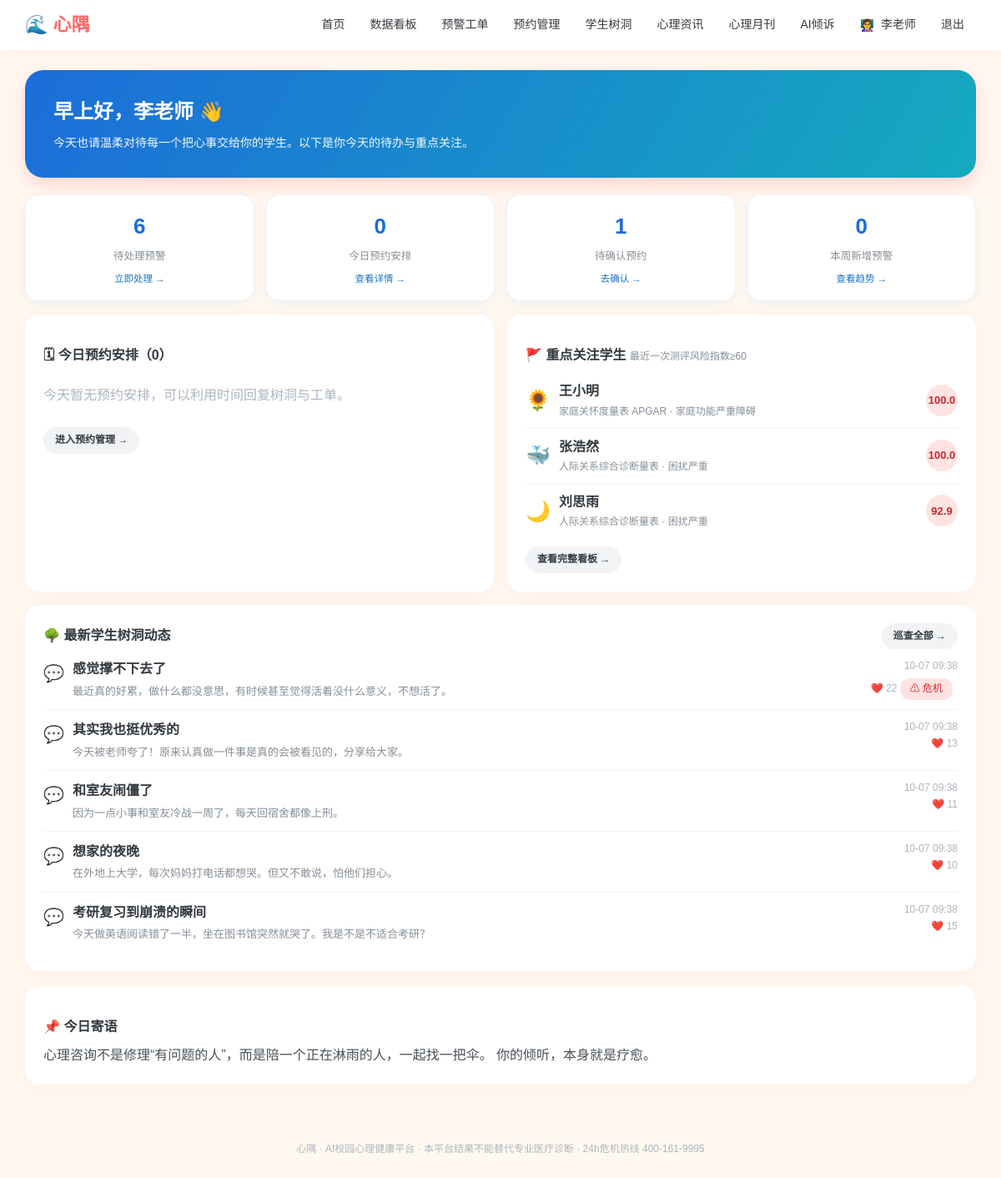
The page /teacher_home (signed in) on the database as committed earlier.
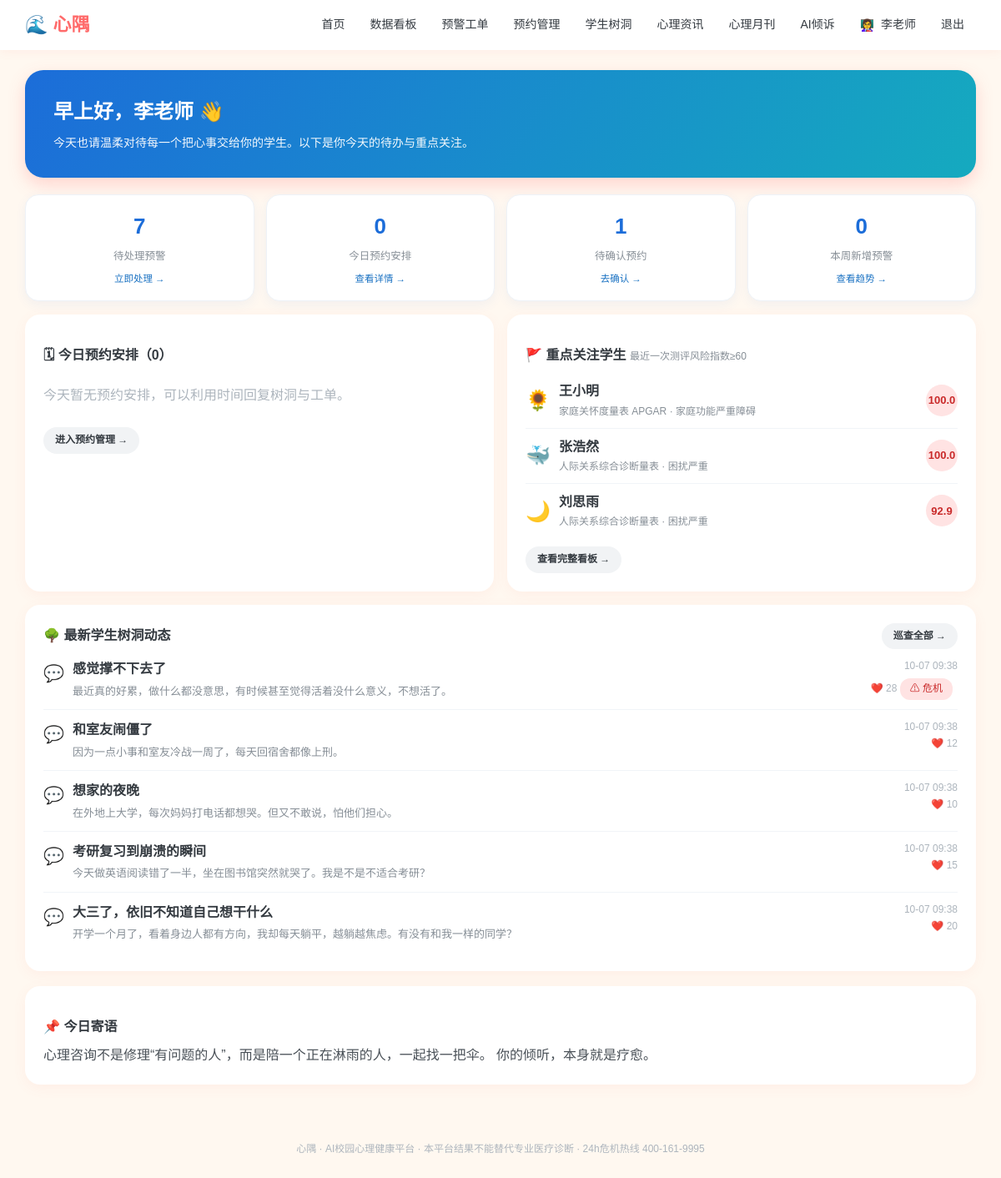
The same page on the database as committed later.
### models.py (models this page shows, shortened)
class User(db.Model):
    __tablename__ = "users"
    id = db.Column(db.Integer, primary_key=True)
    username = db.Column(db.String(64), unique=True, nullable=False)
    password_hash = db.Column(db.String(256), nullable=False)
    role = db.Column(db.String(16), default="student")   #student/counselor
    real_name = db.Column(db.String(64), default="")
    gender = db.Column(db.String(8), default="")
    grade = db.Column(db.String(32), default="")
    major = db.Column(db.String(64), default="")
    phone = db.Column(db.String(32), default="")
    avatar = db.Column(db.String(16), default="🌻")
    avatar_type = db.Column(db.String(16), default="emoji")   #emoji/upload
    avatar_file = db.Column(db.String(128), default="")       #本地上传头像文件名
    profile_completed = db.Column(db.Boolean, default=False)  #首次登录是否已完成基本信息
    qualification_no = db.Column(db.String(64), default="")   # 注册系统编号/证书编号
    qualification_verified = db.Column(db.Boolean, default=False)
    student_id = db.Column(db.String(32), default="")
    school = db.Column(db.String(128), default="")
    college = db.Column(db.String(128), default="")
    class_name = db.Column(db.String(64), default="")
    enrollment_year = db.Column(db.String(8), default="")
    education_level = db.Column(db.String(32), default="")
    student_status = db.Column(db.String(32), default="")
    employee_id = db.Column(db.String(32), default="")
    teacher_title = db.Column(db.String(64), default="")
    department = db.Column(db.String(128), default="")
    qualification = db.Column(db.String(256), default="")
    intro = db.Column(db.String(512), default="")
    created_at = db.Column(db.DateTime, default=datetime.now)

class Assessment(db.Model):
    __tablename__ = "assessments"
    id = db.Column(db.Integer, primary_key=True)
    user_id = db.Column(db.Integer, db.ForeignKey("users.id"))
    scale_code = db.Column(db.String(32))
    answers = db.Column(db.Text)
    score = db.Column(db.Integer, default=0)
    level = db.Column(db.String(32), default="")
    advice = db.Column(db.Text, default="")
    created_at = db.Column(db.DateTime, default=datetime.now)

class TreePost(db.Model):
    __tablename__ = "tree_posts"
    id = db.Column(db.Integer, primary_key=True)
    user_id = db.Column(db.Integer, db.ForeignKey("users.id"))
    nickname = db.Column(db.String(64), default="匿名同学")
    title = db.Column(db.String(128))
    content = db.Column(db.Text)
    tags = db.Column(db.String(128), default="")
    likes = db.Column(db.Integer, default=0)
    media_kind = db.Column(db.String(16), default="")   #image/audio/video
    media_url = db.Column(db.String(256), default="")
    crisis_flag = db.Column(db.Boolean, default=False)
    hidden = db.Column(db.Boolean, default=False, server_default="0")    #学生端仅自己可见
    created_at = db.Column(db.DateTime, default=datetime.now)

### app.py (the view)
@app.route("/teacher_home")
@login_required(role="counselor")
def teacher_home(u):
    open_cnt = Alert.query.filter_by(status="open").count()
    today = datetime.now().strftime("%Y-%m-%d")
    today_appts = Appointment.query.filter_by(counselor_id=u.id, date=today).all()
    today_cnt = len(today_appts)
    pending_cnt = Appointment.query.filter_by(counselor_id=u.id, status="pending").count()
    week_start = (datetime.now() - timedelta(days=datetime.now().weekday())).replace(hour=0, minute=0, second=0, microsecond=0)
    week_alerts = Alert.query.filter(Alert.created_at >= week_start).count()
    latest = {}
    for a in Assessment.query.order_by(Assessment.created_at.desc()).all():
        latest.setdefault((a.user_id, a.scale_code), a)
    risk_rows = {}
    for (uid, code), a in latest.items():
        ri = engine.scale_risk_index(code, a.score)
        if ri is None:
            continue
        old = risk_rows.get(uid)
        if not old or ri > old["risk"]:
            risk_rows[uid] = {"risk": ri, "code": code, "level": a.level}
    focus = []
    for uid, r in risk_rows.items():
        if r["risk"] >= 60:
            s = db.session.get(User, uid)
            if s:
                focus.append({"name": s.real_name or s.username, "avatar": s.avatar or "🌻","scale": engine.SCALES.get(r["code"], {}).get("name", r["code"]),
                              "risk": r["risk"], "level": r["level"] or "—", "sid": uid})
    focus.sort(key=lambda x: -x["risk"])
    focus = focus[:6]
    latest_posts = TreePost.query.order_by(TreePost.created_at.desc()).limit(5).all()
    return render_template("teacher_home.html", u=u, open_cnt=open_cnt,today_appts=today_appts, today_cnt=today_cnt,pending_cnt=pending_cnt, week_alerts=week_alerts,
                           focus=focus, latest_posts=latest_posts)

### app.py (called while the page is built)
def login_required(role=None):
    def decor(f):
        @wraps(f)
        def wrapper(*args,**kwargs):
            uid = session.get("uid")
            if not uid:
                return redirect(url_for("login", next=request.path))
            u = db.session.get(User, uid)
            if not u:
                session.clear()
                return redirect(url_for("login"))
            if not u.profile_completed and request.endpoint not in (
                    "profile", "logout", "static", "avatar_upload"):
                flash("首次登录请先完善你的基本信息", "warn")
                return redirect(url_for("profile"))
            if role and u.role != role:
                flash("该页面需要相应权限", "warn")
                return redirect(url_for("index"))
            return f(u, *args, **kwargs)
        return wrapper
    return decor

### templates/teacher_home.html (shortened to what this page needs)
{% extends "base.html" %}
{% block body %}
<div class="hero-banner" style="background:linear-gradient(120deg,#1c6dd9,#15aabf)">
  <h1>{{ '早上好' if now.hour<12 else ('下午好' if now.hour<18 else '晚上好') }}，{{ u.real_name or u.username }} 👋</h1>
  <p>今天也请温柔对待每一个把心事交给你的学生。以下是你今天的待办与重点关注。</p>
</div>
<div class="th-stats">
  <a class="th-stat th-stat-link" href="{{ url_for('alerts') }}">
    <b>{{ open_cnt }}</b><span>待处理预警</span>
    <small>立即处理 →</small></a>
  <a class="th-stat th-stat-link" href="{{ url_for('manage_booking') }}">
    <b>{{ today_cnt }}</b><span>今日预约安排</span>
    <small>查看详情 →</small></a>
  <a class="th-stat th-stat-link" href="{{ url_for('manage_booking') }}">
    <b>{{ pending_cnt }}</b><span>待确认预约</span>
    <small>去确认 →</small></a>
  <a class="th-stat th-stat-link" href="{{ url_for('dash') }}">
    <b>{{ week_alerts }}</b><span>本周新增预警</span>
    <small>查看趋势 →</small></a>
</div>
<div style="display:grid;grid-template-columns:1fr 1fr;gap:16px;margin-bottom:16px">
  <div class="card" style="margin:0">
    <h3>🗓 今日预约安排（{{ today_appts|length }}）</h3>
    {% if today_appts %}
    {% for a in today_appts %}
    <div class="wd-appt">
      <span class="wd-appt-time">{{ a.time_slot }}</span>
      <div style="flex:1">
        <b>{{ a.topic or '未填写主题' }}</b>
        <p style="font-size:12.5px;color:#868e96;margin-top:2px">预约编号 #{{ a.id }}</p>
      </div>
      <span class="tag {{ 'tag-orange' if a.status=='pending' else 'tag-green' }}">
        {{ {'pending':'待确认','confirmed':'已确认','done':'已完成','cancelled':'已取消'}.get(a.status,a.status) }}
      </span>
    </div>
    {% endfor %}
    {% else %}
    <p style="color:#adb5bd;padding:14px 0">今天暂无预约安排，可以利用时间回复树洞与工单。</p>
    {% endif %}
    <a class="btn btn-sm btn-ghost" href="{{ url_for('manage_booking') }}" style="margin-top:10px">进入预约管理 →</a>
  </div>
  <div class="card" style="margin:0">
    <h3>🚩 重点关注学生 <small style="color:#868e96;font-weight:400;font-size:12px">最近一次测评风险指数≥60</small></h3>
    {% if focus %}
    {% for f in focus %}
    <div class="wd-focus">
      <span class="wd-focus-av">{{ f.avatar }}</span>
      <div style="flex:1">
        <b>{{ f.name }}</b>
        <p style="font-size:12px;color:#868e96;margin-top:1px">{{ f.scale }} · {{ f.level }}</p>
      </div>
      <span class="wd-risk {{ 'wd-risk-hi' if f.risk>=60 }}">{{ f.risk }}</span>
    </div>
    {% endfor %}
    {% else %}
    <p style="color:#51cf66;padding:14px 0">当前无风险指数≥60的学生 ✓</p>
    {% endif %}
    <a class="btn btn-sm btn-ghost" href="{{ url_for('dash') }}" style="margin-top:10px">查看完整看板 →</a>
  </div>
</div>
<div class="card">
  <div style="display:flex;justify-content:space-between;align-items:center">
    <h3 style="margin:0">🌳 最新学生树洞动态</h3>
    <a class="btn btn-sm btn-ghost" href="{{ url_for('teacher_treehole') }}">巡查全部 →</a>
  </div>
  {% if latest_posts %}
  {% for p in latest_posts %}
  <div class="wd-post">
    <span class="wd-post-emoji">💬</span>
    <div style="flex:1">
      <b>{{ p.title }}</b>
      <p style="font-size:13px;color:#868e96;margin-top:2px">{{ p.content[:80] }}{% if p.content|length>80 %}…{% endif %}</p>
    </div>
    <div style="text-align:right;font-size:12px;color:#adb5bd">
      {{ p.created_at.strftime('%m-%d %H:%M') }}<br>❤️ {{ p.likes }}
      {% if p.crisis_flag %}<span class="tag tag-red" style="display:inline-block;margin-top:4px">⚠ 危机</span>{% endif %}
    </div>
  </div>
  {% endfor %}
  {% else %}
  <p style="color:#adb5bd;padding:14px 0">暂无树洞动态</p>
  {% endif %}
</div>
<div class="card" style="margin-top:18px">
  <h3>📌 今日寄语</h3>
  <p style="color:#495057">心理咨询不是修理“有问题的人”，而是陪一个正在淋雨的人，一起找一把伞。
    你的倾听，本身就是疗愈。</p>
</div>
{% endblock %}

Rows that differ between the two databases and show on the page:
removed TreePost: title "其实我也挺优秀的", content "今天被老师夸了！原来认真做一件事是真的会被看见的，分享给大家。", created_at "10-07 09:38", likes "13"
changed TreePost "感觉撑不下去了": likes "22" → "28"
changed TreePost "和室友闹僵了": likes "11" → "12"
now on this page (row unchanged): TreePost: title "大三了，依旧不知道自己想干什么", content "开学一个月了，看着身边人都有方向，我却每天躺平，越躺越焦虑。有没有和我一样的同学？", created_at "10-07 09:38", likes "20"
Other text that changed with them:
{{ open_cnt }}: "6" → "7"
